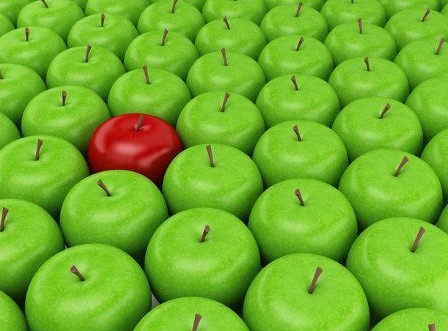
#> input picture images/apples.jpg, 448 x 331 px
$ python colorDetect.py
#> lines starting #> are read from the running program, lines starting #| are printed output that depends on the picture
import cv2
import numpy as np
from util import stackImages

# We are going to make a program that takes an image and filters out all colors in that image except for our chosen color
# The result will be a 2x2 grid consisting of the original image, the image with only the selected color,
# the image with that color filtered out, and a final "green" screen, but this can be red, green, or blue
# Color choices may be updated later

file = input("Select an image to use: ")
#> the answer given: images/apples.jpg
color = input("What color do you want to detect? Choose from red, green, blue for now: ")
#> the answer given: 1
optional = input("Would you like to replace the color with a different background? Type y or n: ")
#> the answer given: 1


HSV_ranges = {'red': np.array([[0, 120, 70],[10,255,255]]),
            'green': np.array([[25, 55, 75],[102,255,255]]),
            'blue': np.array([[103,80,2],[125,255,255]])}

img = cv2.imread(file)
#> img is the input picture: shape (331, 448, 3); mean B, G, R 41.7, 175.8, 113.2
img = cv2.resize(img, (400,400))
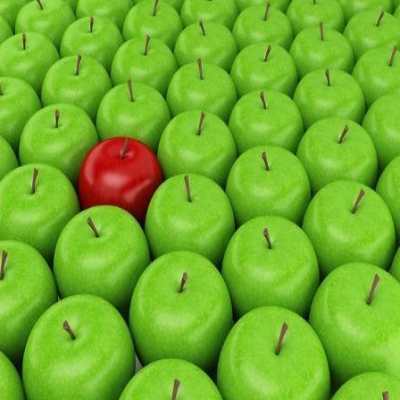
#> img: shape (400, 400, 3); mean B, G, R 41.6, 175.7, 113.1
imgHSV = cv2.cvtColor(img, cv2.COLOR_BGR2HSV) # Converts RGB to HSV for more accurate color detection
#> imgHSV: shape (400, 400, 3); mean H, S, V 44, 198.4, 179.7
#> (the run stopped early here; a loop or call above may not have finished)

$ run again, on images/shapeRug.jpg
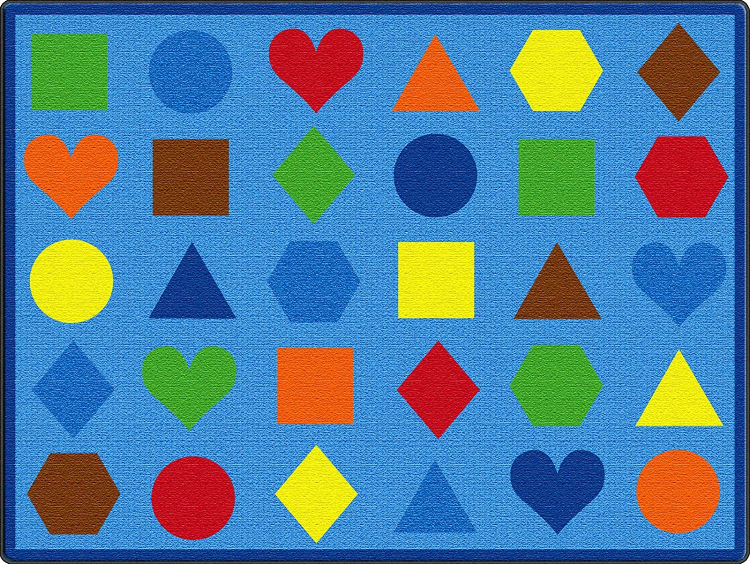
#> input picture images/shapeRug.jpg, 1500 x 1128 px (shown at 1/2 size)
#> img is the input picture: shape (1128, 1500, 3); mean B, G, R 151.2, 124.7, 82.7
#> `img = cv2.resize(img, (400,400))`:
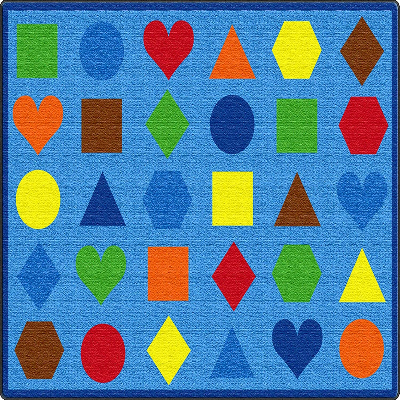
#> img: shape (400, 400, 3); mean B, G, R 151.2, 124.7, 82.7
#> imgHSV: shape (400, 400, 3); mean H, S, V 91.6, 194.7, 193.1
